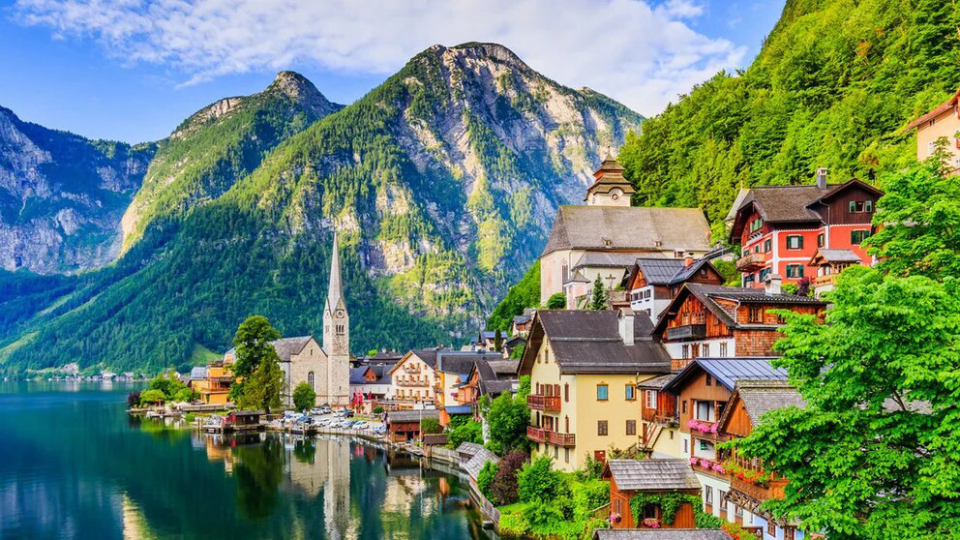
#> input picture Actividad evaluativa/imagenP.jpg.jpeg, 1920 x 1080 px (shown at 1/2 size)
$ jupyter execute --allow-errors ActividadEvaluativa.ipynb
#> lines starting #> are read from the running program, lines starting #| are printed output that depends on the picture; after the words box and inside, x2 and y2 are one past the last pixel; in counts of white or black regions, pixels touching at a corner belong together
Ejercicio 1:

Recorta el punto de interés de la imagenP.jpg tal cual se muestra en la figura, guarda la imagen recortada en tu disco local, y muestra la imagen recortada con axis (imagen a colores)

[cell 1]
import cv2
import numpy as np
import matplotlib.pyplot as plt

img = cv2.imread('imagenP.jpg.jpeg')
#> img is the input picture: shape (1080, 1920, 3); mean B, G, R 110.3, 130.4, 106.3
img_rgb = cv2.cvtColor(img, cv2.COLOR_BGR2RGB)

fig, axs = plt.subplots(1, 2, figsize=(20, 6))

axs[0].imshow(img_rgb)
axs[0].set_title('Imagen Original')

recortado_rgb = img_rgb[360:745, 560:800]
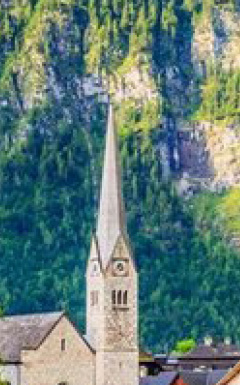
#> recortado_rgb: shape (385, 240, 3); mean R, G, B 96.8, 124.7, 120.5
axs[1].imshow(recortado_rgb)
axs[1].set_title('Imagen Recortada')

plt.savefig('Imagen Recortada.png')
plt.show()

Ejercicio 2:

Genera un degradado lineal a colores (debe coincidir con los mismos colores).

[cell 2]
import numpy as np
import matplotlib.pyplot as plt

degradado = np.linspace(0, 1, 260)
imagen = np.zeros((260, 260))

for i in range(260):
    imagen[:, i] = degradado

plt.imshow(imagen, cmap='viridis')
plt.title("Degradado")
plt.axis('on')
plt.savefig('degradado.png')
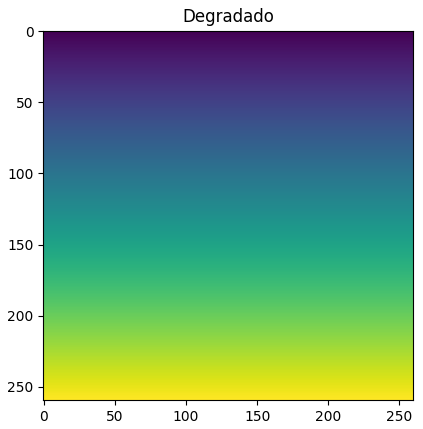
#> figure drawn by matplotlib, 1 panel
plt.show()

Ejercicio 3:

Genera una imagen semejante a un tablero de ajedrez tomando en cuenta que cada casilla debe medir 100x100 px

[cell 3]
import cv2
import matplotlib.pyplot as plt
import numpy as np

plt.rcParams['figure.figsize']=[10,5]

# Tablero
size_cuadrante = 100
size_total = size_cuadrante * 8
imagen = np.zeros((size_total, size_total, 3))

for i in range(8):
    for j in range(8):
        for x in range(size_cuadrante):
            for y in range(size_cuadrante):
                if (i + j) % 2 == 0:
                    # blanco
                    imagen[i*size_cuadrante + x, j*size_cuadrante + y] = [255, 255, 255]
                else:
                    # negro
                    imagen[i*size_cuadrante + x, j*size_cuadrante + y] = [0, 0, 0]

imagen_completa = np.array(imagen, dtype=int)

plt.figure()
plt.imshow(imagen)
plt.title('Tablero de Ajedrez')
plt.axis('on')
plt.savefig('tablero_ajedrez.png')
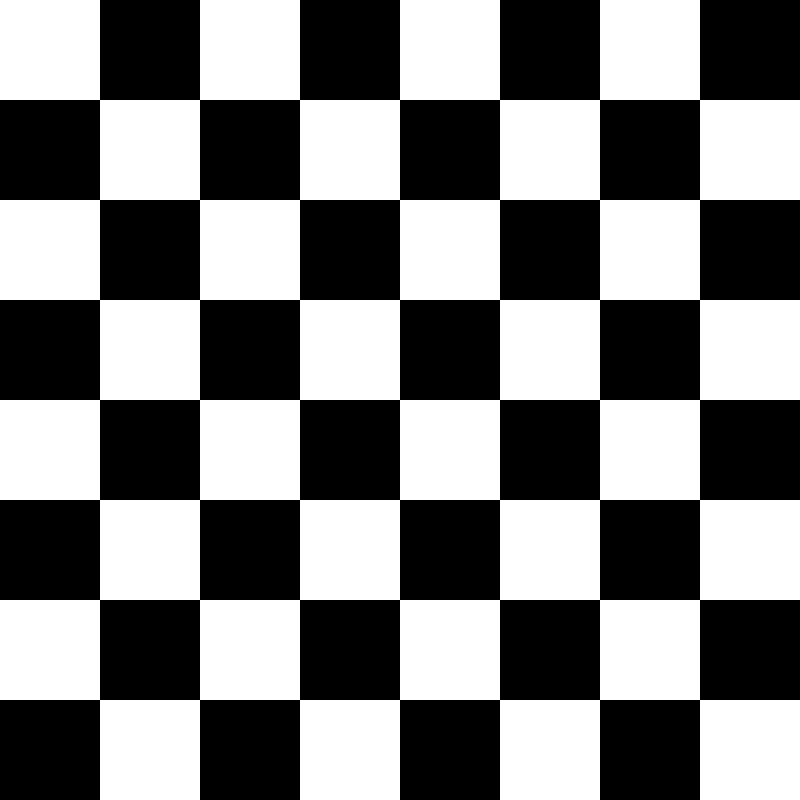
#> shown: shape (800, 800, 3) float64; values 0 (black) and 1 (white), 50% white; 1 white region, box (x1, y1, x2, y2) and area: (0, 0, 800, 800) 320000
plt.show()

Ejercicio 4:

[cell 4]
import numpy as np
import matplotlib.pyplot as plt
import cv2

# Degradado del ejercicio 2
degradado = np.zeros((256, 256), dtype=np.uint8)
for i in range(256):
    degradado[i, :] = i
degradado_rgb = cv2.cvtColor(cv2.cvtColor(degradado, cv2.COLOR_GRAY2BGR), cv2.COLOR_BGR2RGB)
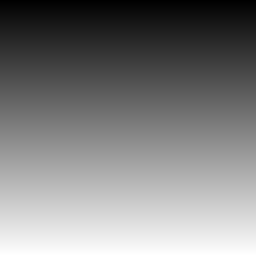
#> degradado_rgb: shape (256, 256, 3); min 0, max 255, mean 127.5

# 1. POSTERIZACIÓN
niveles = 5
factor = 256 // niveles
posterizado = (degradado // factor) * factor
posterizado_rgb = cv2.cvtColor(cv2.cvtColor(posterizado, cv2.COLOR_GRAY2BGR), cv2.COLOR_BGR2RGB)
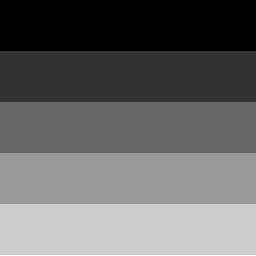
#> posterizado_rgb: shape (256, 256, 3); min 0, max 255, mean 102.6

# 2. SOLARIZACIÓN
umbral = 150
solarizado = degradado.copy()
solarizado[solarizado > umbral] = 255 - solarizado[solarizado > umbral]
solarizado_rgb = cv2.cvtColor(cv2.cvtColor(solarizado, cv2.COLOR_GRAY2BGR), cv2.COLOR_BGR2RGB)
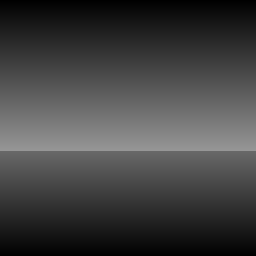
#> solarizado_rgb: shape (256, 256, 3); min 0, max 150, mean 65.6

# Guardar la primera figura (Original, Posterizado, Solarizado)
fig, axes = plt.subplots(1, 3, figsize=(15, 6))
axes[0].imshow(degradado_rgb, cmap='gray')
axes[0].set_title('Imagen Original', fontsize=12)
axes[1].imshow(posterizado_rgb, cmap='gray')
axes[1].set_title(f'Posterización ({niveles} niveles)', fontsize=12)
axes[2].imshow(solarizado_rgb, cmap='gray')
axes[2].set_title(f'Solarización (umbral={umbral})', fontsize=12)
for ax in axes:
    ax.axis('on')
plt.tight_layout()
plt.savefig('ej4_procesamientos_basicos.png', dpi=300, bbox_inches='tight')
plt.show()

# 3. PALETAS DE FALSO COLOR
colormaps = {
    'AUTUMN': cv2.COLORMAP_AUTUMN,
    'BONE': cv2.COLORMAP_BONE,
    'JET': cv2.COLORMAP_JET,
    'WINTER': cv2.COLORMAP_WINTER,
    'RAINBOW': cv2.COLORMAP_RAINBOW,
    'OCEAN': cv2.COLORMAP_OCEAN,
    'SUMMER': cv2.COLORMAP_SUMMER,
    'SPRING': cv2.COLORMAP_SPRING,
    'COOL': cv2.COLORMAP_COOL,
    'HSV': cv2.COLORMAP_HSV,
    'PINK': cv2.COLORMAP_PINK,
    'HOT': cv2.COLORMAP_HOT,
    'PARULA': cv2.COLORMAP_PARULA,
    'MAGMA': cv2.COLORMAP_MAGMA,
    'INFERNO': cv2.COLORMAP_INFERNO,
    'PLASMA': cv2.COLORMAP_PLASMA,
    'VIRIDIS': cv2.COLORMAP_VIRIDIS,
    'CIVIDIS': cv2.COLORMAP_CIVIDIS,
    'TWILIGHT': cv2.COLORMAP_TWILIGHT,
    'TWILIGHT_SHIFTED': cv2.COLORMAP_TWILIGHT_SHIFTED,
    'TURBO': cv2.COLORMAP_TURBO,
    'DEEPGREEN': cv2.COLORMAP_DEEPGREEN,
}

n_maps = len(colormaps)
cols = 5
filas = (n_maps + cols - 1) // cols

fig, axes = plt.subplots(filas, cols, figsize=(18, filas * 3.5))
axes = axes.flatten()

for i, (nombre, cmap) in enumerate(colormaps.items()):
    falso_color = cv2.applyColorMap(degradado, cmap)
    falso_color_rgb = cv2.cvtColor(falso_color, cv2.COLOR_BGR2RGB)

    axes[i].imshow(falso_color_rgb)
    axes[i].set_title(f'Paleta {nombre}', fontsize=11)
    axes[i].axis('on')
#> this loop made 22 passes
#> pass 1, `falso_color_rgb = cv2.cvtColor(falso_color, cv2.COLOR_BGR2RGB)`:
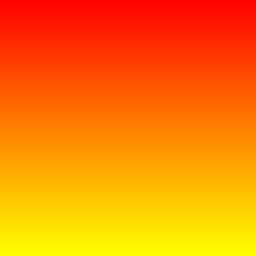
#> falso_color_rgb: shape (256, 256, 3); mean R, G, B 255, 127.5, 0
#> after the loop:
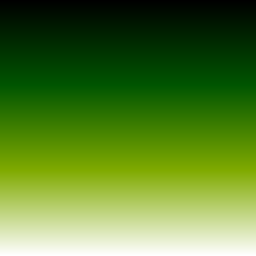
#> falso_color: shape (256, 256, 3); mean R, G, B 85.2, 127.5, 42.8

for j in range(i + 1, len(axes)):
    axes[j].axis('off')

fig.suptitle('Mapas de Color Aplicados al Degradado Vertical', fontsize=16, fontweight='bold', y=1.02)
plt.tight_layout()
plt.savefig('ej4_paletas_falso_color.png', dpi=300, bbox_inches='tight')
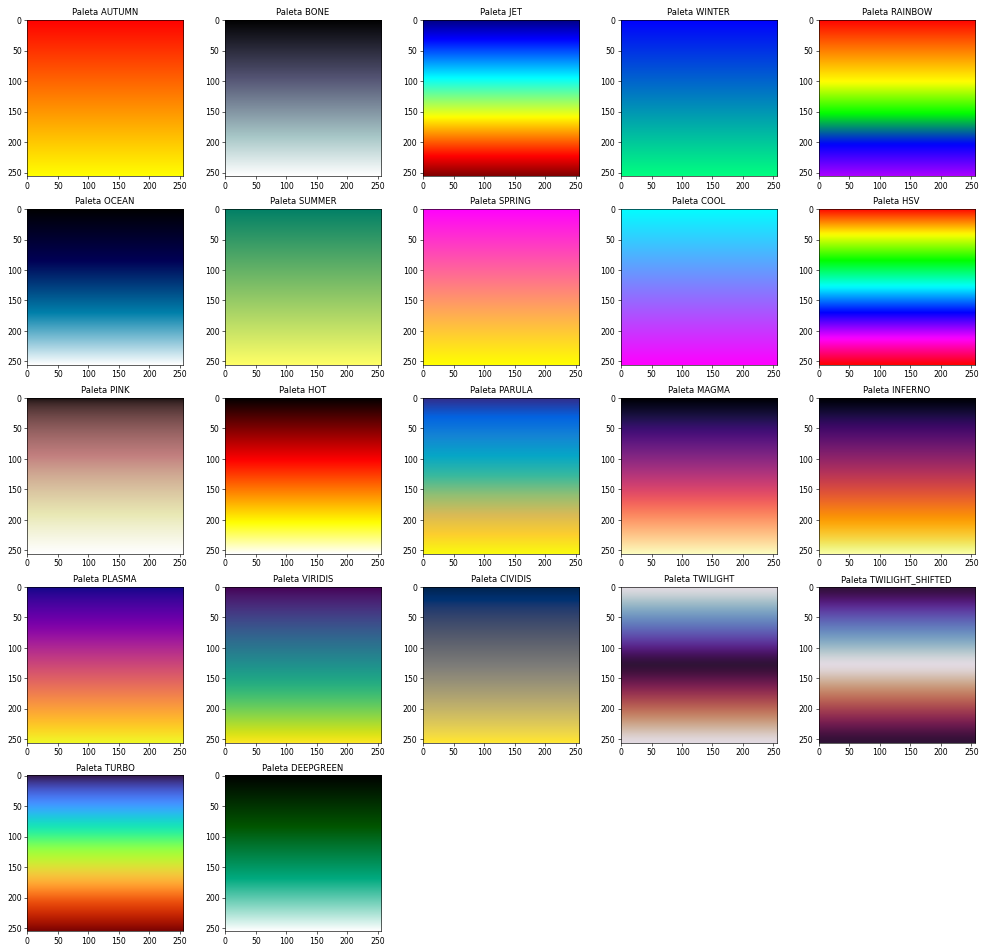
#> figure drawn by matplotlib, 22 panels
plt.show()

Ejercicio 5:

[cell 5]
import numpy as np
import cv2
import matplotlib.pyplot as plt

# Cargar imagen
imagen = cv2.imread('imagen1.jpg.jpeg')
#> (the rest of this cell did not finish here and is left out)

Ejercicio 6:

[cell 6]
import cv2
import numpy as np
import matplotlib.pyplot as plt


def crear_cruz():
    # Línea negra
    cruz = np.zeros((150, 150, 3), dtype=np.uint8)

    # Línea vertical
    cruz[40:110, 65:85] = [255, 255, 255]

    # Línea horizontal
    cruz[65:85, 40:110] = [255, 255, 255]

    # Centro
    cruz[60:90, 60:90] = [255, 255, 255]

    return cruz


def separar_canales(imagen):
    return imagen[:, :, 0], imagen[:, :, 1], imagen[:, :, 2]


def aplicar_bayer(rojo, verde, azul, patron):
    alto, ancho = rojo.shape
    resultado = np.zeros((alto, ancho, 3), dtype=np.uint8)

    if patron == "RGGB":
        resultado[0::2, 0::2, 0] = rojo[0::2, 0::2]      # R
        resultado[0::2, 1::2, 1] = verde[0::2, 1::2]    # G
        resultado[1::2, 0::2, 1] = verde[1::2, 0::2]    # G
        resultado[1::2, 1::2, 2] = azul[1::2, 1::2]      # B

    elif patron == "BGGR":
        resultado[0::2, 0::2, 2] = azul[0::2, 0::2]      # B
        resultado[0::2, 1::2, 1] = verde[0::2, 1::2]    # G
        resultado[1::2, 0::2, 1] = verde[1::2, 0::2]    # G
        resultado[1::2, 1::2, 0] = rojo[1::2, 1::2]      # R

    elif patron == "GRBG":
        resultado[0::2, 0::2, 1] = verde[0::2, 0::2]    # G
        resultado[0::2, 1::2, 0] = rojo[0::2, 1::2]      # R
        resultado[1::2, 0::2, 2] = azul[1::2, 0::2]      # B
        resultado[1::2, 1::2, 1] = verde[1::2, 1::2]    # G

    elif patron == "GBRG":
        resultado[0::2, 0::2, 1] = verde[0::2, 0::2]    # G
        resultado[0::2, 1::2, 2] = azul[0::2, 1::2]      # B
        resultado[1::2, 0::2, 0] = rojo[1::2, 0::2]      # R
        resultado[1::2, 1::2, 1] = verde[1::2, 1::2]    # G

    return resultado


# Crear imagen
imagen = crear_cruz()
rojo, verde, azul = separar_canales(imagen)

# Patrones
patrones = ["RGGB", "BGGR", "GRBG", "GBRG"]
resultados = {}

for patron in patrones:
    resultados[patron] = aplicar_bayer(rojo, verde, azul, patron)

# Mostrar resultados
fig, axes = plt.subplots(2, 3, figsize=(15, 10))

axes[0,0].imshow(imagen)
axes[0,0].set_title('Cruz Original')
axes[0,0].axis('off')

axes[0,1].imshow(resultados["RGGB"])
axes[0,1].set_title('RGGB')
axes[0,1].axis('off')

axes[0,2].imshow(resultados["BGGR"])
axes[0,2].set_title('BGGR')
axes[0,2].axis('off')

axes[1,0].imshow(resultados["GRBG"])
axes[1,0].set_title('GRBG')
axes[1,0].axis('off')

axes[1,1].imshow(resultados["GBRG"])
axes[1,1].set_title('GBRG')
axes[1,1].axis('off')

axes[1,2].axis('off')

plt.tight_layout()
plt.savefig('ej6_cruz_bayer.png', dpi=300, bbox_inches='tight')
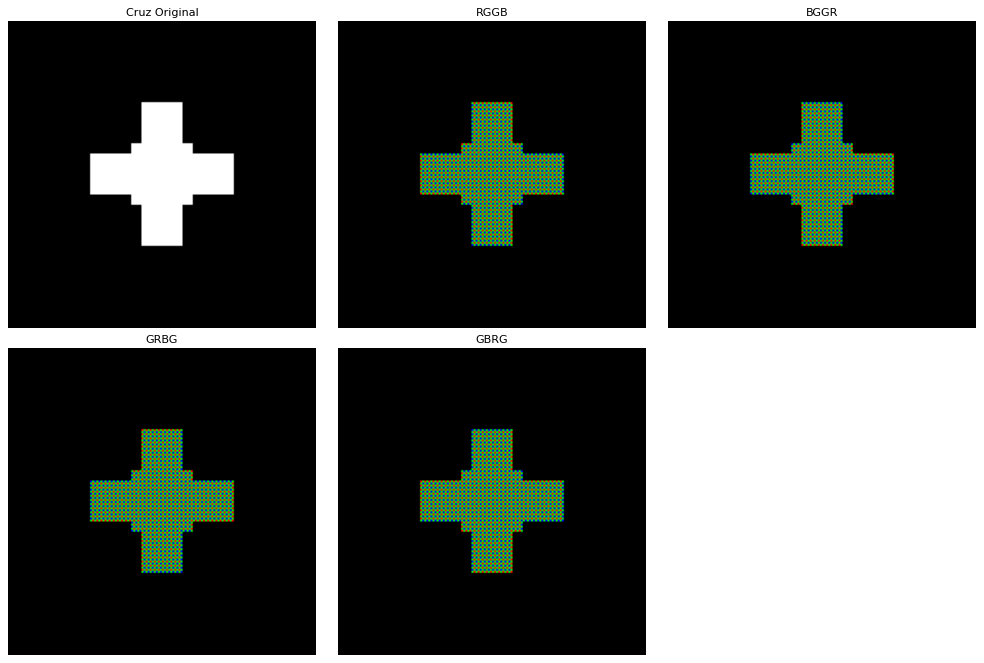
#> figure drawn by matplotlib, 5 panels
plt.show()

$ run again, with Actividad evaluativa/degradado.png saved as Actividad evaluativa/imagenP.jpg.jpeg
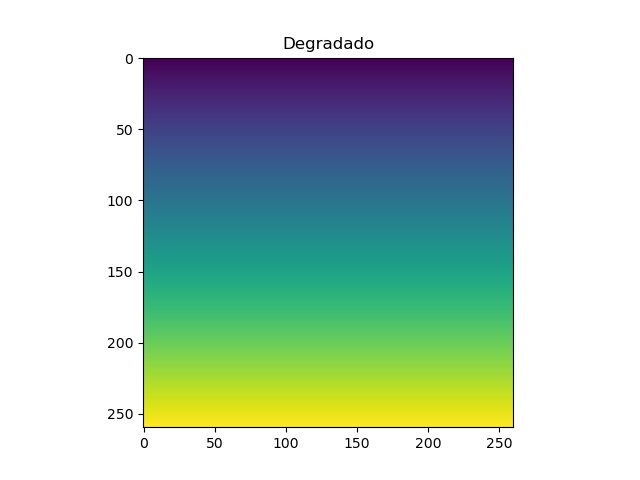
#> input picture Actividad evaluativa/degradado.png, 640 x 480 px
#> img is the input picture: shape (480, 640, 3); mean B, G, R 188.3, 200.6, 176.8
#> recortado_rgb: shape (120, 80, 3); every value is 255
#> `plt.savefig('Imagen Recortada.png')`:
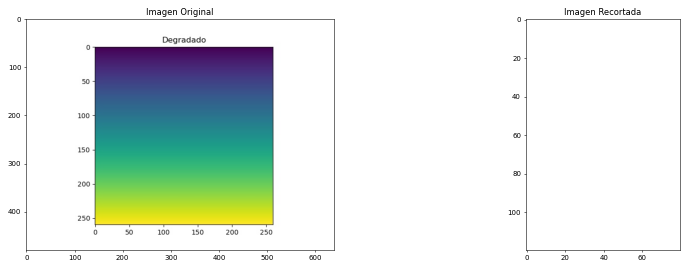
#> figure drawn by matplotlib, 2 panels

$ run again, with Actividad evaluativa/ej4_paletas_falso_color.png saved as Actividad evaluativa/imagenP.jpg.jpeg
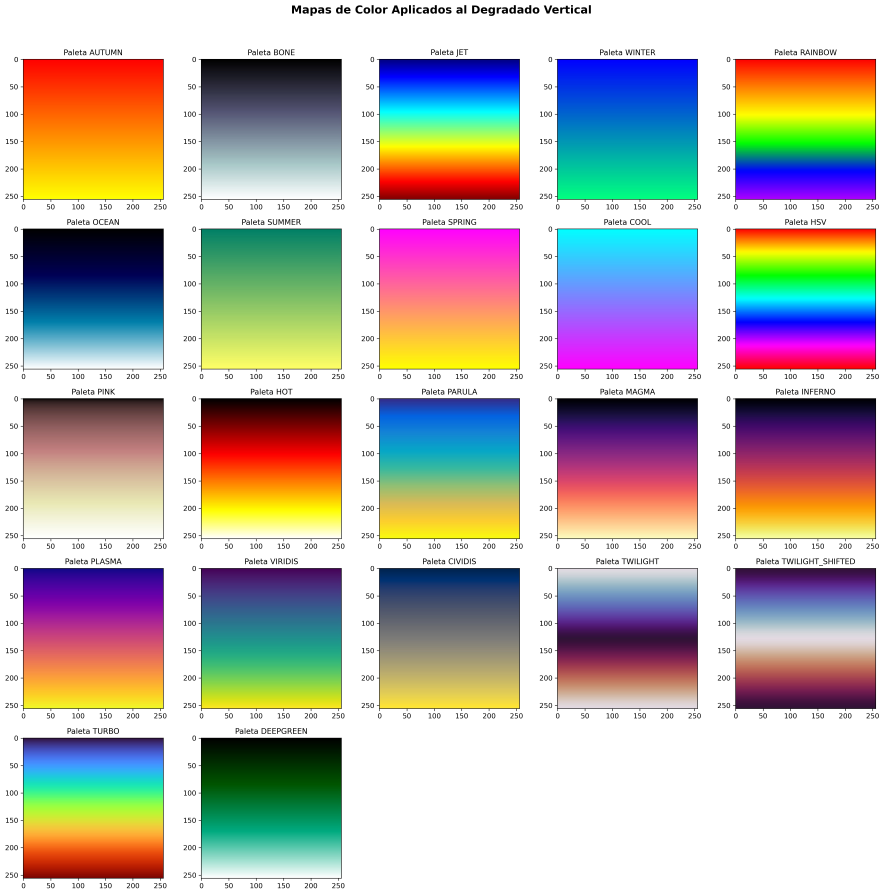
#> input picture Actividad evaluativa/ej4_paletas_falso_color.png, 5332 x 5368 px (shown at 1/6 size)
#> img is the input picture: shape (5368, 5332, 3); mean B, G, R 175.1, 179.7, 185.9
#> `recortado_rgb = img_rgb[360:745, 560:800]`:
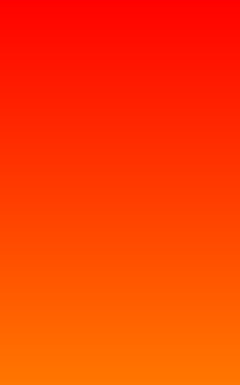
#> recortado_rgb: shape (385, 240, 3); mean R, G, B 254.8, 59.9, 0.2
#> `plt.savefig('Imagen Recortada.png')`:
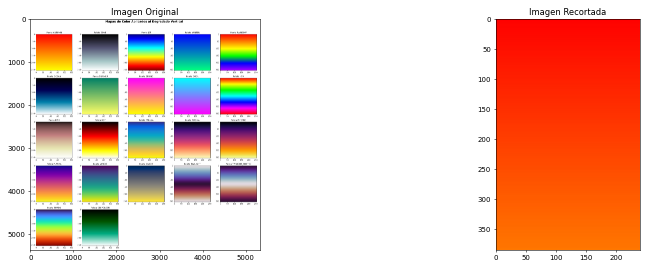
#> figure drawn by matplotlib, 2 panels
